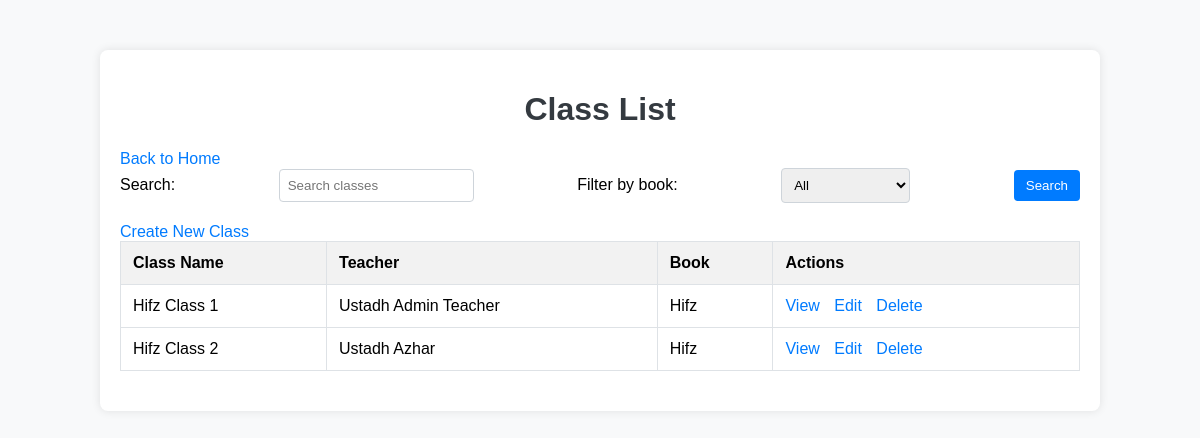
Page /accounts/classes/ (signed in) on the earlier database version.
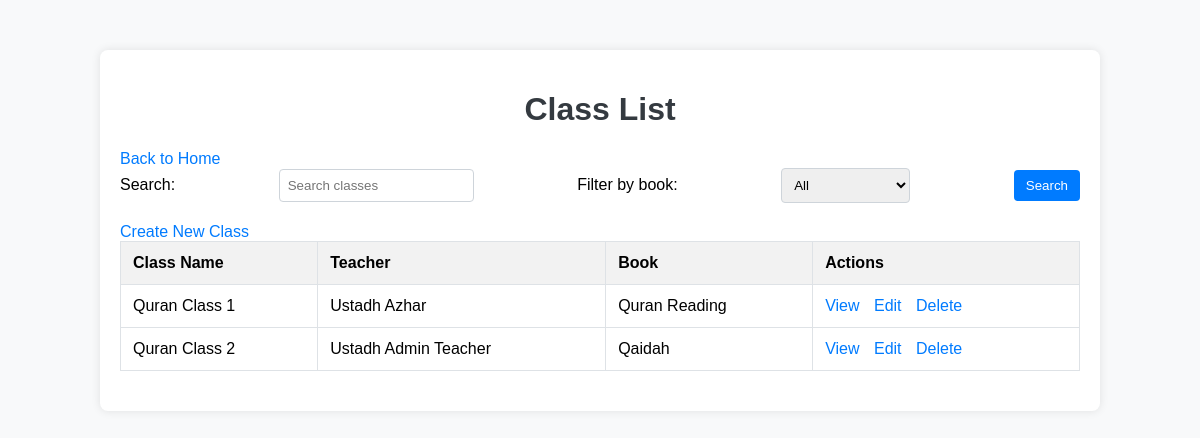
Same page on the later database version.
### accounts/models.py (models this page shows, shortened)
class ClassName(models.Model):
    QAIDAH = 'qaidah'
    QURAN_READING = 'quran_reading'
    HIFZ = 'hifz'
    NA = 'na'
    BOOK_CHOICES = [
        (QAIDAH, 'Qaidah'),
        (QURAN_READING, 'Quran Reading'),
        (HIFZ, 'Hifz'),
        (NA, 'N/A'),
    ]
    name = models.CharField(max_length=100)
    teacher = models.ForeignKey('Profile', on_delete=models.SET_NULL, null=True,
                                limit_choices_to={'user_type__in': ['admin_teacher', 'regular_teacher']})
    book = models.CharField(max_length=20, choices=BOOK_CHOICES, default=NA)
    created_at = models.DateTimeField(auto_now_add=True)
    class Meta:
        verbose_name = "Class"
        verbose_name_plural = "Classes"

class Profile(models.Model):
    ADMIN_TEACHER = 'admin_teacher'
    REGULAR_TEACHER = 'regular_teacher'
    STUDENT = 'student'
    WAITING_LIST = 'waiting_list'
    USER_TYPE_CHOICES = [
        (ADMIN_TEACHER, 'Admin Teacher'),
        (REGULAR_TEACHER, 'Regular Teacher'),
        (STUDENT, 'Student'),
        (WAITING_LIST, 'Waiting List'),
    ]
    user = models.OneToOneField(User, on_delete=models.CASCADE)
    user_type = models.CharField(max_length=20, choices=USER_TYPE_CHOICES, default=WAITING_LIST)
    class_name = models.ForeignKey(ClassName, on_delete=models.SET_NULL, null=True, blank=True, related_name='students')
    attendance = models.FloatField(default=0.0, null=True, blank=True)
    punctuality = models.FloatField(default=0.0, null=True, blank=True)
    class Meta:
        verbose_name = "Profile"
        verbose_name_plural = "Profiles"

### accounts/views.py (the view)
# urls.py: path('classes/', ClassListView.as_view(), name='class-list'),
class ClassListView(LoginRequiredMixin, ListView):
    model = ClassName
    template_name = 'accounts/class_list.html'
    context_object_name = 'classes'
    def get_queryset(self):
        queryset = ClassName.objects.all()
        search_query = self.request.GET.get('search', None)
        book_filter = self.request.GET.get('book', None)
        if search_query:
            queryset = queryset.filter(
                Q(name__icontains=search_query) |
                Q(teacher__user__first_name__icontains=search_query) |
                Q(teacher__user__last_name__icontains=search_query)
            )
        if book_filter:
            queryset = queryset.filter(book=book_filter)
        return queryset

### accounts/templates/accounts/class_list.html (shortened to what this page needs)
<!DOCTYPE html>
<html lang="en">
<head>
</head>
<body>
    <div class="container">
        <h1>Class List</h1>
        <a href="{% url 'home' %}">Back to Home</a>
        <form method="get" action="{% url 'class-list' %}">
            <label for="search">Search:</label>
            <input type="text" name="search" id="search" placeholder="Search classes" value="{{ request.GET.search }}">
            <label for="book">Filter by book:</label>
            <select name="book" id="book">
                <option value="">All</option>
            </select>
            <button type="submit">Search</button>
        </form>
        <a href="{% url 'class-create' %}">Create New Class</a>
        <table>
            <thead>
                <tr>
                    <th>Class Name</th>
                    <th>Teacher</th>
                    <th>Book</th>
                    <th>Actions</th>
                </tr>
            </thead>
            <tbody>
                {% for class in classes %}
                    <tr>
                        <td>{{ class.name }}</td>
                        <td>Ustadh {{ class.teacher.user.first_name }}</td>
                        <td>{{ class.get_book_display }}</td>
                        <td class="actions">
                            <a href="{% url 'class-detail' class.pk %}">View</a>
                            <a href="{% url 'class-update' class.pk %}">Edit</a>
                            <a href="{% url 'class-delete' class.pk %}">Delete</a>
                        </td>
                    </tr>
                {% endfor %}
            </tbody>
        </table>
    </div>
</body>
</html>

Differences in the rows shown:
removed ClassName: name "Hifz Class 1", teacher.user.first_name "Admin Teacher", book "Hifz"
removed ClassName: name "Hifz Class 2", teacher.user.first_name "Azhar", book "Hifz"
added ClassName: name "Quran Class 1", teacher.user.first_name "Azhar", book "Quran Reading"
added ClassName: name "Quran Class 2", teacher.user.first_name "Admin Teacher", book "Qaidah"
